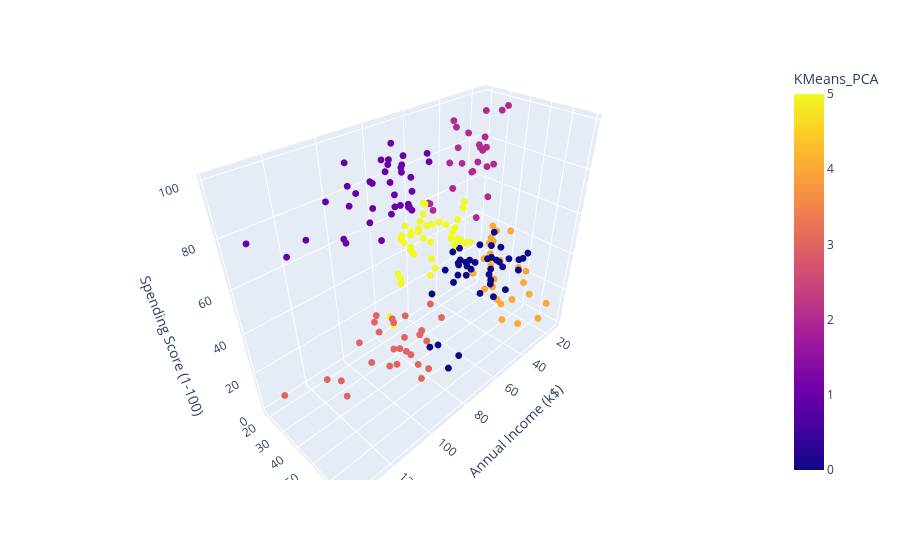

Notebook code for this chart:
### Code cell
import plotly.express as px

fig = px.scatter_3d(
    df,
    x='Annual Income (k$)',
    y='Age',
    z='Spending Score (1-100)',
    color=df['KMeans_PCA']
)

fig.update_traces(marker=dict(size=4))
fig.show()

### Figure 1 — Plotly figure (JSON) as saved in the notebook; plotly's stock layout.template omitted (floating-point values rounded to 4 significant figures; data arrays with more than 128 entries replaced by an {"elided": "..."} marker saying what was removed)
{"data": [{"hovertemplate": "Annual Income (k$)=%{x}<br>Age=%{y}<br>Spending Score (1-100)=%{z}<br>KMeans_PCA=%{marker.color}<extra></extra>", "legendgroup": "", "marker": {"color": {"elided": "200 int values"}, "coloraxis": "coloraxis", "size": 4, "symbol": "circle"}, "mode": "markers", "name": "", "scene": "scene", "showlegend": false, "type": "scatter3d", "x": {"elided": "200 int values"}, "y": {"elided": "200 int values"}, "z": {"elided": "200 int values"}}], "layout": {"coloraxis": {"colorbar": {"title": {"text": "KMeans_PCA"}}, "colorscale": [[0, "#0d0887"], [0.1111, "#46039f"], [0.2222, "#7201a8"], [0.3333, "#9c179e"], [0.4444, "#bd3786"], [0.5556, "#d8576b"], [0.6667, "#ed7953"], [0.7778, "#fb9f3a"], [0.8889, "#fdca26"], [1, "#f0f921"]]}, "legend": {"tracegroupgap": 0}, "margin": {"t": 60}, "scene": {"domain": {"x": [0, 1], "y": [0, 1]}, "xaxis": {"title": {"text": "Annual Income (k$)"}}, "yaxis": {"title": {"text": "Age"}}, "zaxis": {"title": {"text": "Spending Score (1-100)"}}}}}
